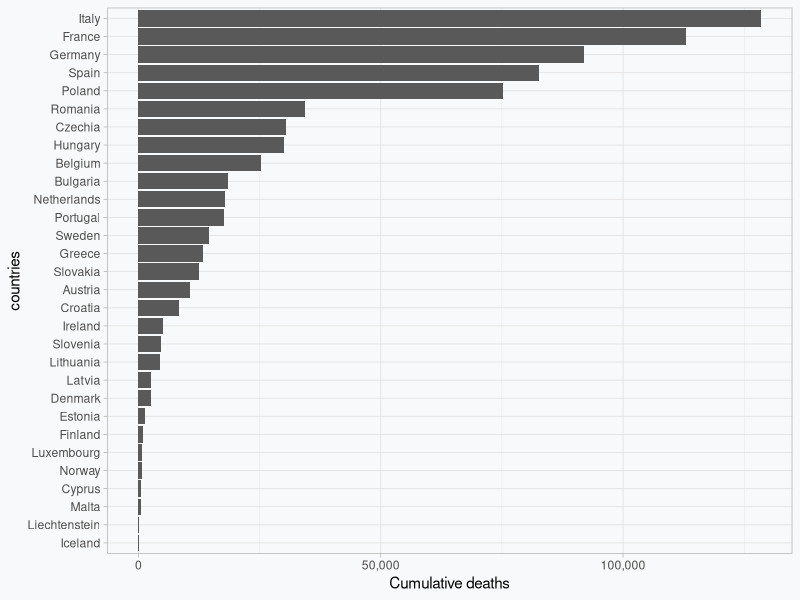
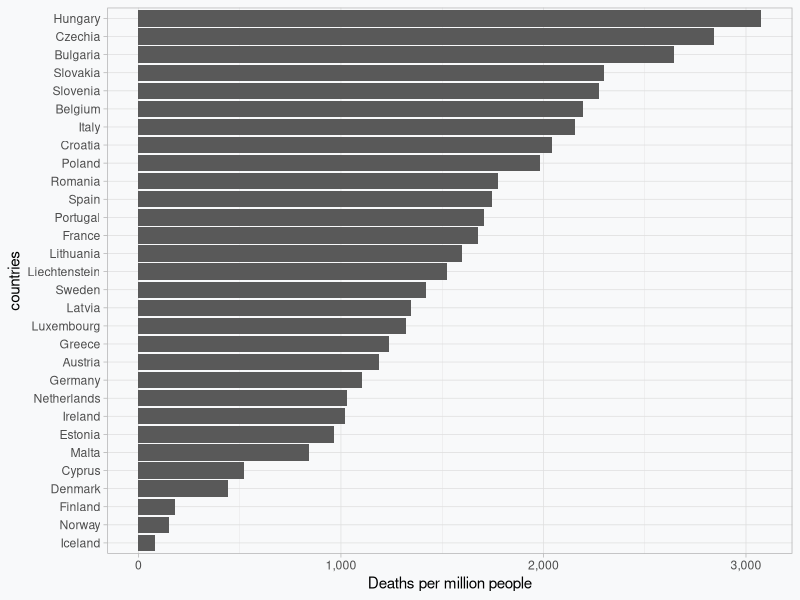
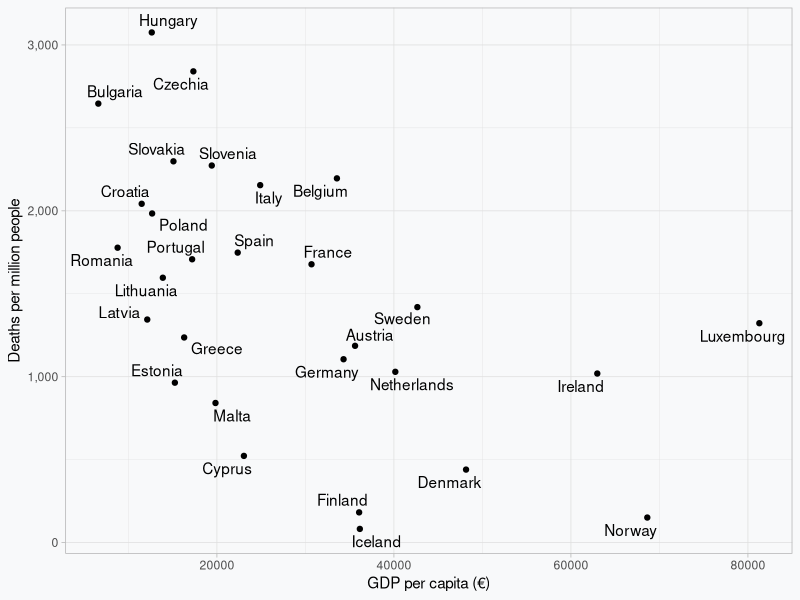

Reproduce these figures in R, in order.
## ---- chunk 1
knitr::opts_chunk$set(message = FALSE, warning=FALSE)
## ---- chunk 2
#library(lubridate)         # for working with dates
#library(palmerpenguins)    # for palmer penguin data
#library(remotes)         # for installing package from GitHub
#remotes::install_github("llendway/gardenR") # run if package is not already installed
#library(gardenR)           # for Lisa's garden data
#theme_set(theme_minimal()) # my favorite ggplot theme
## ---- chunk 3
library(tidyverse)         # for graphing and data cleaning
library(kableExtra)        # for better tables
library(scales)

#read the dataset into “R”. The dataset will be called "data".
data <- read.csv("covid-data.csv")

#extract cumulative deaths and cases for each EU country for which data is available
q <- data %>% 
  group_by(countries) %>% 
  summarize(deaths = sum(deaths),
            cases = sum(cases)) %>% 
  arrange(desc(deaths))

#plot the table
kbl(q) %>%
   kable_styling(bootstrap_options = c("responsive"))

q$countries <- factor(q$countries, levels = q$countries[order(q$deaths)])

z <- ggplot(data = q, mapping = aes(x = deaths, y = countries)) +
  geom_bar(stat='identity') +
  theme_light() +
  theme(panel.background = element_rect(fill = "#F8F9FA", colour = "#F8F9FA"), plot.background = element_rect(fill = "#F8F9FA", colour = "#F8F9FA")) +
  scale_x_continuous(name = "Cumulative deaths", labels = comma)

z
## ---- chunk 4
library(tidyverse)
library(kableExtra)
library(scales)

data <- read.csv("covid-data.csv")

q <-  data %>% 
  group_by(countries,population) %>% 
  summarize(deaths = sum(deaths))

q <- tibble(countries = q$countries, deaths_pm = q$deaths/q$population*1000000) %>%
  arrange(desc(deaths_pm)) 

q$countries <- factor(q$countries, levels = q$countries[order(q$deaths_pm)])

#create a bar plot of the data above
z <- ggplot(data = q, mapping = aes(x = deaths_pm, y = countries)) +
  geom_bar(stat='identity') +
  theme_light() +
  theme(panel.background = element_rect(fill = "#F8F9FA", colour = "#F8F9FA"), plot.background = element_rect(fill = "#F8F9FA", colour = "#F8F9FA")) +
  scale_x_continuous(name = "Deaths per million people", labels = comma)

#show the plot
z
## ---- chunk 5
library(tidyverse)
library(kableExtra)
library(scales)
library(ggrepel)

data <- read.csv("covid-data.csv")
gdp_data <- read.csv("gdp-europe.csv")
merged_data <- merge(data, gdp_data, by = "countries")

q <- merged_data %>% 
  group_by(countries,gdp_pp,population) %>% 
  summarize(deaths = sum(deaths))

q <- tibble(countries = q$countries, gdp_pp = q$gdp_pp, deaths_pm = q$deaths/q$population*1000000)

t = ggplot(data = q, mapping = aes(x = gdp_pp, y = deaths_pm)) +
  geom_point() + 
  geom_text_repel(aes(label=countries)) +
  theme_light() +
  scale_x_continuous(name = "GDP per capita (€)") +
  scale_y_continuous(name = "Deaths per million people", labels = comma) +
  theme(panel.background = element_rect(fill = "#F8F9FA", colour = "#F8F9FA"), plot.background = element_rect(fill = "#F8F9FA", colour = "#F8F9FA"))

t 
